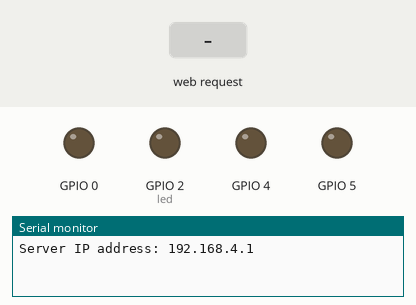
Bench run of a sketch on a simulated ESP8266 (NodeMCU). On the bench: output pins drawn as LEDs (lit = HIGH), the last lines printed to the serial monitor. The test bench sets the inputs (shaded band). Storage starts empty.

Above: at 1.2 s.
1.3 s: HTTP request GET /jsdata received
At 2.4 s:
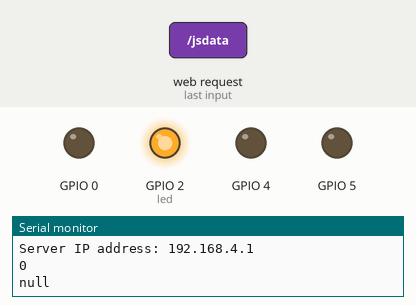
2.8 s: HTTP request GET /jsdata?plain=end received
At 3.5 s:
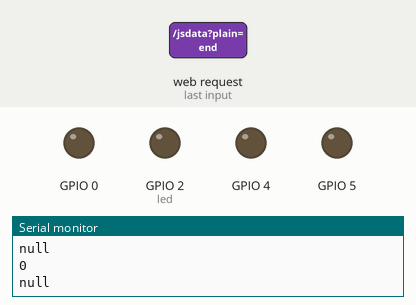
4.3 s: HTTP request GET /jsdata?plain=up received
At 4.6 s:
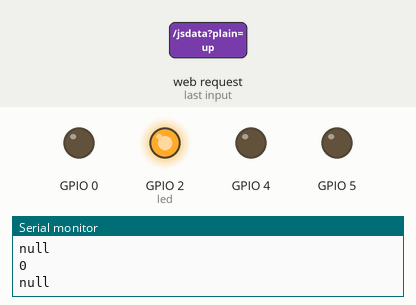
Timing chart, 0 to 7.3 s (numbered marks = the images above; inputs shaded):
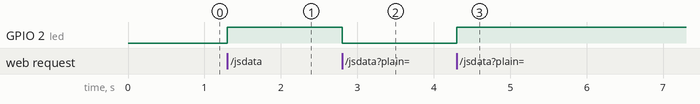

Measured:
- after the input at 1.3 s, GPIO 2 (led): LOW → HIGH at once
- after the input at 2.8 s, GPIO 2 (led): HIGH → LOW at once
- after the input at 4.3 s, GPIO 2 (led): LOW → HIGH at once

The sketch:

Carrinho.ino
```cpp
#include <ESP8266WiFi.h>
#include <WiFiClient.h>
#include <ESP8266WebServer.h>
#include <FS.h>
#include <ArduinoJson.h>
#include <NodeMotorDriver.h>

const char* ssid = "MotoX4";
const char* password = "MotoX4Renan";

int led = LED_BUILTIN;

ESP8266WebServer server(80);

NodeMotorDriver nodeMotorDriver(5, 0, 4, 2);

void setup() {
  pinMode(led, OUTPUT);

  Serial.begin(9600);

  startWiFi();

  SPIFFS.begin();

  startServer();
}

void loop() {
  server.handleClient();
}

void startWiFi() {
  WiFi.softAP(ssid, password);
  Serial.print("Server IP address: ");
  Serial.println(WiFi.softAPIP());
}

void startServer() {
  // aguarda por requisições na URL raiz "/" ou "/jsdata"
  server.serveStatic("/", SPIFFS, "/index.html");
  server.serveStatic("/materialize.min.js", SPIFFS, "/materialize.min.js");
  server.serveStatic("/materialize.min.css", SPIFFS, "/materialize.min.css");
  server.serveStatic("/manifest.json", SPIFFS, "/manifest.json");
  server.serveStatic("/nipplejs.min.js", SPIFFS, "/nipplejs.min.js");
  server.serveStatic("/robot.png", SPIFFS, "/robot.png");
  server.on("/jsdata", handleJsData);
  server.begin();
}

// recebe os dados do Joystick, parseia dados JSON e chama função de movimentação dos motores
void handleJsData() {
  String data = server.arg("plain");
  server.send(204,"");
  DynamicJsonBuffer jBuffer(4000);
  JsonObject& root = jBuffer.parseObject(data);
  int dist = root["distance"];
  String angle = root["direction"]["angle"];
  String state = root["type"];
  Serial.println(dist);
  Serial.println(state);
  moveMotors(dist, angle, state);
  digitalWrite(led, !digitalRead(led));
}

// move motores para determinada posição
void moveMotors(int dist, String angle, String state) {
  if(state == "end") {
    nodeMotorDriver.stop();
  } else {
    if(angle == "up") nodeMotorDriver.goForward(map(dist, 0, 100, 0, 1024));
    if(angle == "down") nodeMotorDriver.goBackward(map(dist, 0, 100, 0, 1024));
    if(angle == "left") nodeMotorDriver.turnLeft(map(dist, 0, 100, 0, 1024));
    if(angle == "right") nodeMotorDriver.turnRight(map(dist, 0, 100, 0, 1024));
  }
}
```
